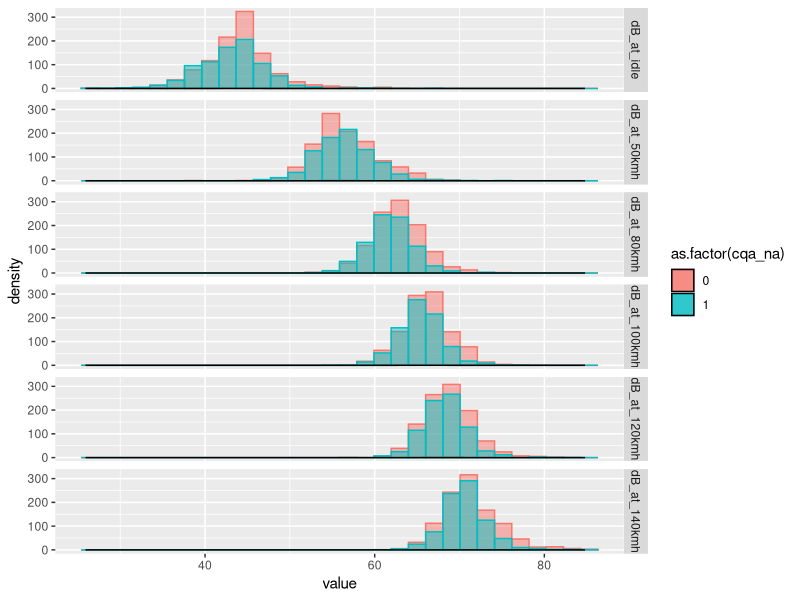
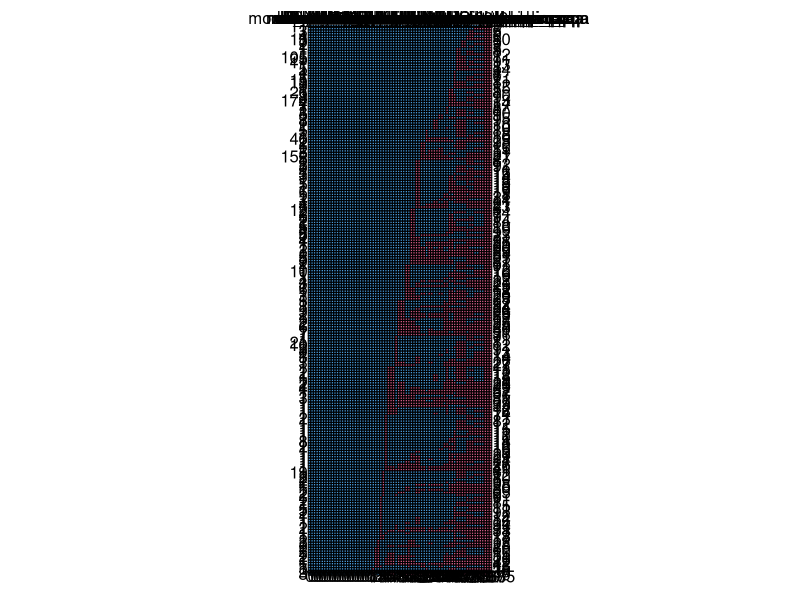
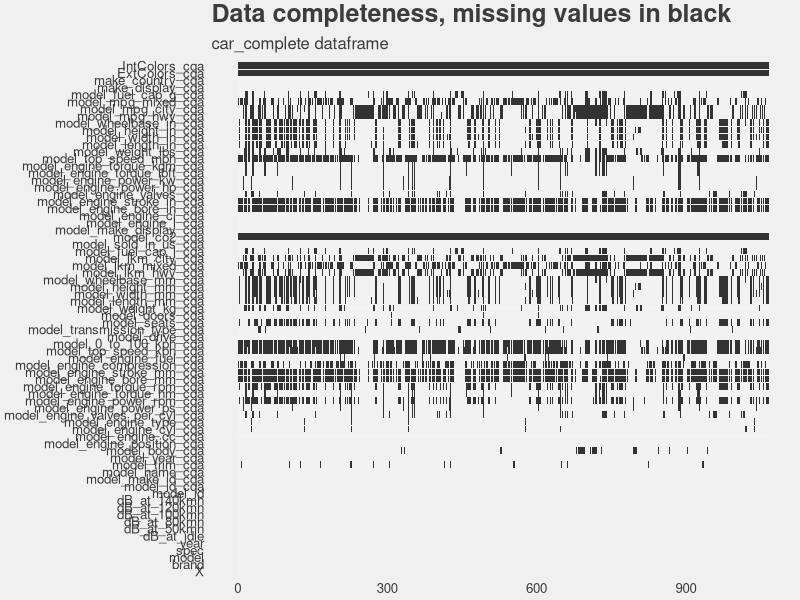
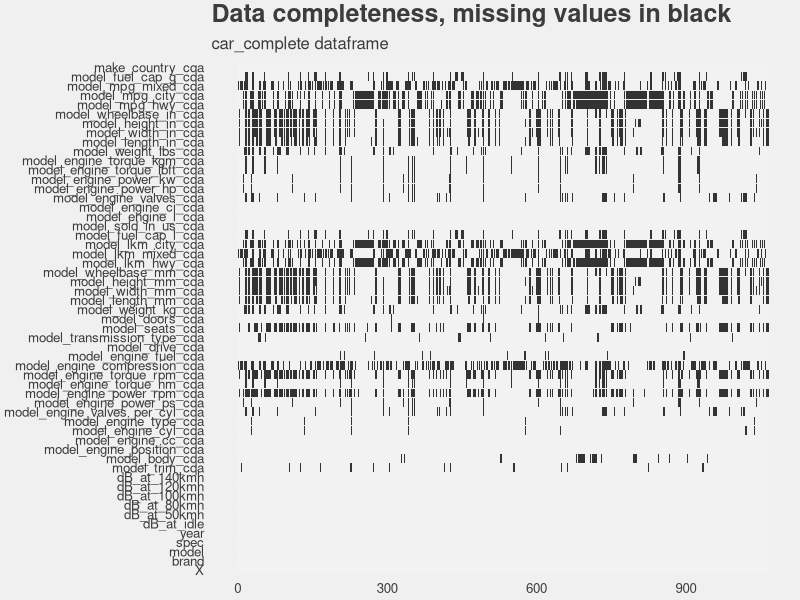

Reproduce these figures in R, in order.
## ---- chunk 1

library(tidyverse)
library(reshape2)
library(ggthemes)
options(scipen=100)

car_noise= read.csv('car_noise_specification_datasets.csv', 
             sep = "\t", 
             stringsAsFactors = F, 
             na.strings = c("", "NA"))

summary(car_noise)
# (1895, 72)



## ---- chunk 2

### 범주형 변수 구성 살펴보기
for (i in 13:72){
  if (is.character(car_noise[,i])){
    print(car_noise %>% 
            group_by_at(i) %>% summarise(n=n()) %>% arrange(desc(n)))
  }
}

### cqa 테이블과 join key 없는 경우 자동차 특성값이 전부 NAN! 따라서 이들 제거하고 분석.
  
  car_noise_na= car_noise %>% filter(model_id == "NaN")
  summary(car_noise_na)
  
  # car_noise_complete = car_noise %>% select(X,brand, model, spec, year, 
  #                                           dB_at_idle, dB_at_50kmh, dB_at_80kmh, 
  #                                           dB_at_100kmh, dB_at_120kmh, dB_at_140kmh)
  #car_noise_complete = car_noise %>% filter(!is.na(model_id))
  car_noise_complete = car_noise %>% filter( model_id != "NaN")
  summary(car_noise_complete)
  
  for (i in 13:72){
    if (is.character(car_noise[,i])){
      print(car_noise %>% 
              group_by_at(i) %>% summarise(n=n()) %>% arrange(desc(n)))
    }
  }
  
  
### 추가적으로 
  # 제거된 경우의 dB 차이를 보고 Bias 영향 탐색하기
  diff = car_noise %>% 
    mutate(cqa_na= ifelse(model_id =="NaN",1,0)) %>% 
    select(contains("dB_at"), cqa_na) %>% 
    melt(id="cqa_na")
  
  ggplot(diff, aes(x = value)) +  
    geom_histogram(aes(group = as.factor(cqa_na), 
                     colour = as.factor(cqa_na), 
                     fill = as.factor(cqa_na)),position="identity",alpha=0.5, bins = 30)+
    geom_density(alpha=0.6)+
    facet_grid(rows = vars(variable))
  
  # 너무 다 다른 분포ㅜ
  ks.test(diff$value[diff$cqa_na==0&diff$variable=="dB_at_idle"],
          diff$value[diff$cqa_na==1&diff$variable=="dB_at_idle"])
  ks.test(diff$value[diff$cqa_na==0&diff$variable=="dB_at_50kmh"],
          diff$value[diff$cqa_na==1&diff$variable=="dB_at_50kmh"])
  ks.test(diff$value[diff$cqa_na==0&diff$variable=="dB_at_80kmh"],
          diff$value[diff$cqa_na==1&diff$variable=="dB_at_80kmh"])
  ks.test(diff$value[diff$cqa_na==0&diff$variable=="dB_at_100kmh"],
          diff$value[diff$cqa_na==1&diff$variable=="dB_at_100kmh"])
  ks.test(diff$value[diff$cqa_na==0&diff$variable=="dB_at_120kmh"],
          diff$value[diff$cqa_na==1&diff$variable=="dB_at_120kmh"])
  ks.test(diff$value[diff$cqa_na==0&diff$variable=="dB_at_140kmh"],
          diff$value[diff$cqa_na==1&diff$variable=="dB_at_140kmh"])


## ---- chunk 3
#install.packages("mice");
library(mice)
result=md.pattern(car_noise_complete)
result

#### Kaggle에 올라와있던 코드
  showNA <- function(mydf, mytitle){
    mydf %>% is.na %>% reshape2::melt() %>% 
    ggplot(data = .,aes(x = Var2, y = Var1)) + 
      geom_tile(aes(fill = value,width=0.95)) + 
      coord_flip() + 
      scale_fill_manual(values = c("grey95","grey20")) + 
      theme_fivethirtyeight(12) + 
      theme(legend.position='None',
            legend.direction='horizontal',
            panel.grid.major=element_blank(),
            axis.title.x=element_blank(),
            axis.title.y=element_blank(),
            plot.margin=unit(c(.1,.1,.1,.1), "cm")) + 
      labs(title = 'Data completeness, missing values in black', subtitle = mytitle)
  }
  showNA(car_noise_complete, "car_complete dataframe")

### 결측치 수 살펴보고, 제거할 칼럼 확인
  remove_col = data.frame("colname"=c(colnames(car_noise_complete)) ,
                          'percentage_na' = apply(car_noise_complete, 2,
                                                  function(x) sum(is.na(x)))/nrow(car_noise_complete)) %>%
    arrange(desc(percentage_na))
  remove_col # model_co2_cqa, ExtColors_cqa	,IntColors_cqa 제거 

### 결측치 제거한 최종 데이터셋 car_noise_complete 
  car_noise_complete= car_noise_complete %>% 
    select(
      # 결측치 심각 
        -model_co2_cqa, -ExtColors_cqa	,-IntColors_cqa,
        
      # 결측치 60%이상
        -model_engine_bore_mm_cqa,
        -model_engine_bore_in_cqa,
        -model_engine_stroke_mm_cqa,
        -model_engine_stroke_in_cqa,
 
        -model_0_to_100_kph_cqa,
 
        -model_top_speed_kph_cqa,
        -model_top_speed_mph_cqa,
      
      # 중복값 
        -model_id,
        -model_id_cqa,
        -make_display_cqa,
        -model_make_display_cqa,
        -model_make_id_cqa,
        -model_name_cqa,
        -model_year_cqa)
  
  showNA(car_noise_complete, "car_complete dataframe") # 좋아졌음

  
### 단위가 중복된 변수들 살펴보고 결측치 수 비교-> 더 적은 결측치 가지는 값 사용 

  duplicate_dt= 
    car_noise_complete %>% 
    select(
        model_weight_kg_cqa,
        model_weight_lbs_cqa,
        
        model_height_in_cqa,
        model_height_mm_cqa,
                
        model_wheelbase_in_cqa,
        model_wheelbase_mm_cqa,
        
        model_width_in_cqa,
        model_width_mm_cqa,
        
        model_length_in_cqa,
        model_length_mm_cqa)
  
  cor(duplicate_dt)
  
  duplicate_dt= 
    car_noise_complete %>% 
    select(
        model_lkm_city_cqa,
        model_lkm_hwy_cqa,
        model_lkm_mixed_cqa,
        
        model_mpg_city_cqa,
        model_mpg_hwy_cqa,
        model_mpg_mixed_cqa,
        
        model_fuel_cap_g_cqa,
        model_fuel_cap_l_cqa)
  cor(duplicate_dt)
  
  duplicate_dt= 
    car_noise_complete %>% 
    select(
        model_engine_cc_cqa,
        model_engine_ci_cqa,
        model_engine_l_cqa,
        
        model_engine_power_hp_cqa,
        model_engine_power_kw_cqa,
        model_engine_power_ps_cqa,
        model_engine_power_rpm_cqa,
        
        model_engine_torque_kgm_cqa,
        model_engine_torque_lbft_cqa,
        model_engine_torque_nm_cqa,
        model_engine_torque_rpm_cqa)
  cor(duplicate_dt)

  ### 단위 중복칼럼 제거 
  car_noise_complete= car_noise_complete %>% 
    select(
      -model_weight_lbs_cqa,
      -model_height_in_cqa,
      -model_wheelbase_in_cqa,
      
      -model_width_in_cqa,
      -model_length_in_cqa,
      
      -model_mpg_city_cqa,
      -model_mpg_hwy_cqa,
      -model_mpg_mixed_cqa,
      -model_fuel_cap_g_cqa,
      
      -model_engine_ci_cqa,
      -model_engine_l_cqa,
      
      -model_engine_power_hp_cqa,
      -model_engine_power_ps_cqa,
      -model_engine_power_rpm_cqa,
      
      -model_engine_torque_lbft_cqa,
      -model_engine_torque_nm_cqa,
      -model_engine_torque_rpm_cqa
    )
      
      
